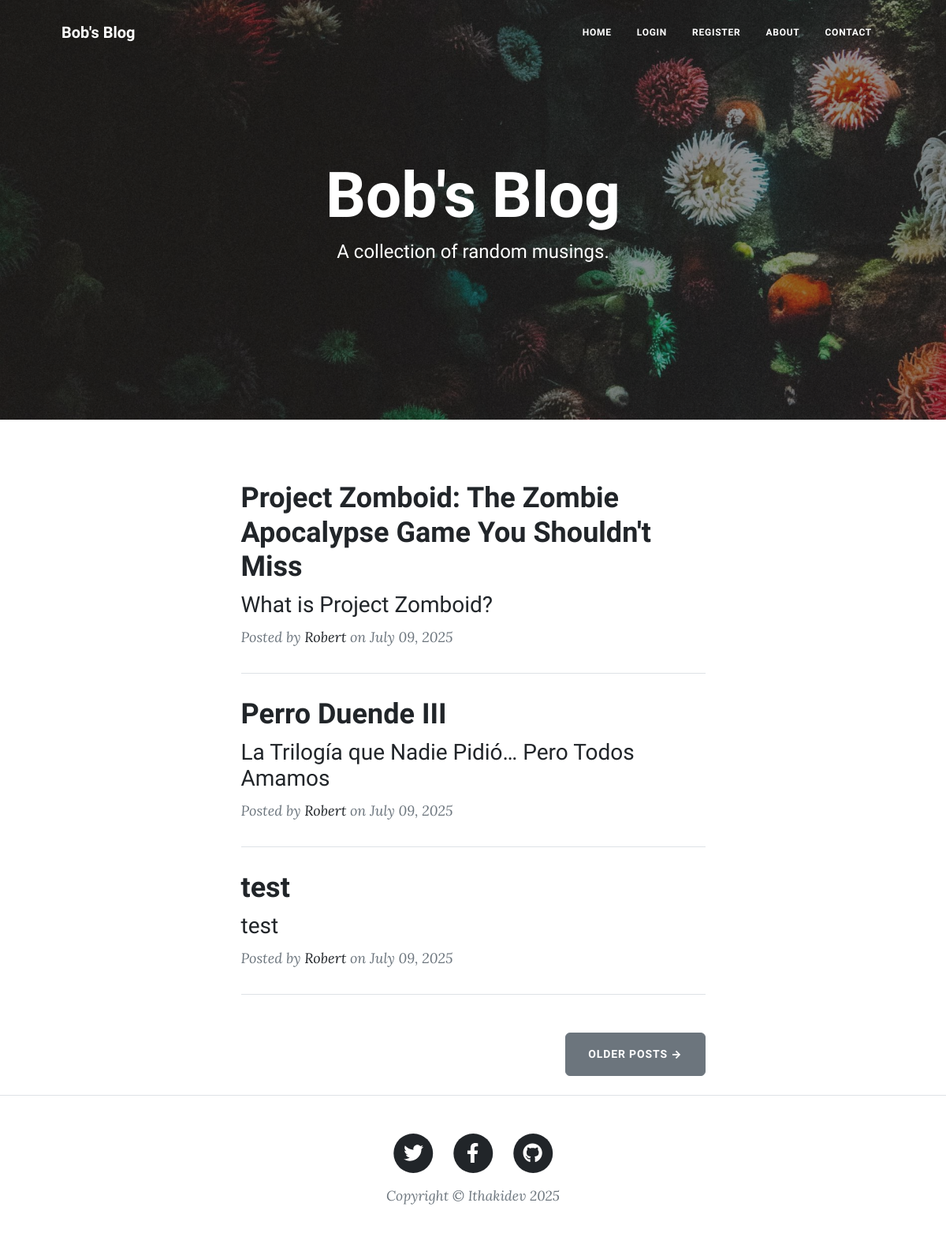
The page / on the database its author committed.
### main.py (models this page shows)
class BlogPost(db.Model):
    __tablename__ = "blog_posts"
    id: Mapped[int] = mapped_column(Integer, primary_key=True)
    title: Mapped[str] = mapped_column(String(250), unique=True, nullable=False)
    subtitle: Mapped[str] = mapped_column(String(250), nullable=False)
    date: Mapped[str] = mapped_column(String(250), nullable=False)
    body: Mapped[str] = mapped_column(Text, nullable=False)
    author: Mapped[str] = mapped_column(String(250), nullable=False)
    img_url: Mapped[str] = mapped_column(String(250), nullable=False)
    author_id: Mapped[int] = mapped_column(Integer, db.ForeignKey('users.id'))
    author_user: Mapped["User"] = relationship("User", back_populates="posts")
    comments: Mapped[list["Comments"]] = relationship("Comments", back_populates="post", cascade="all, delete-orphan")

### main.py (the view)
@app.route('/')
def get_all_posts():
    result = db.session.execute(db.select(BlogPost))
    posts = result.scalars().all()
    return render_template("index.html", all_posts=posts)

### main.py (called while the page is built)
@app.context_processor
def inject_global_vars():
    return {
        'current_year': date.today().year,
        'current_date': date.today(),
        'app_name': 'My Blog'
    }

### templates/index.html (shortened to what this page needs)
{% include "header.html" %}
<header
  class="masthead"
  style="background-image: url('../static/assets/img/home-bg.jpg')"
>
  <div class="container position-relative px-4 px-lg-5">
    <div class="row gx-4 gx-lg-5 justify-content-center">
      <div class="col-md-10 col-lg-8 col-xl-7">
        <div class="site-heading">
          <h1>Bob's Blog</h1>
          <span class="subheading">A collection of random musings.</span>
        </div>
      </div>
    </div>
  </div>
</header>
<div class="container px-4 px-lg-5">
  <div class="row gx-4 gx-lg-5 justify-content-center">
    <div class="col-md-10 col-lg-8 col-xl-7">
      {% for post in all_posts %}
      <div class="post-preview">
        <a href="{{ url_for('show_post', post_id=post.id) }}">
          <h2 class="post-title">{{ post.title }}</h2>
          <h3 class="post-subtitle">{{ post.subtitle }}</h3>
        </a>
        <p class="post-meta">
          Posted by
          <a href="#">{{post.author}}</a>
          on {{post.date}}
        </p>
      </div>
      <hr class="my-4" />
      {% endfor %}
      <div class="d-flex justify-content-end mb-4">
        <a class="btn btn-secondary text-uppercase" href="#!">Older Posts →</a>
      </div>
    </div>
  </div>
</div>
{% include "footer.html" %}

### templates/header.html (shortened to what this page needs)
<!DOCTYPE html>
<html lang="en">
  <head>
    {% block styles %}
    {{ bootstrap.load_css() }}
    <link
      href="{{ url_for('static', filename='css/styles.css') }}"
      rel="stylesheet"
    />
    {% endblock %}
  </head>
  <body>
    <nav class="navbar navbar-expand-lg navbar-light" id="mainNav">
      <div class="container px-4 px-lg-5">
        <a class="navbar-brand" href="/">Bob's Blog</a>
        <div class="collapse navbar-collapse" id="navbarResponsive">
          <ul class="navbar-nav ms-auto py-4 py-lg-0">
            <li class="nav-item">
              <a
                class="nav-link px-lg-3 py-3 py-lg-4"
                href="{{ url_for('get_all_posts') }}"
                >Home</a
              >
            </li>
            <li class="nav-item">
              {% if current_user.is_authenticated %}
                <a
                  class="nav-link px-lg-3 py-3 py-lg-4"
                  href="{{ url_for('logout') }}"
                  >Log Out</a
                >
              {% else %}
                <a
                  class="nav-link px-lg-3 py-3 py-lg-4"
                  href="{{ url_for('login') }}"
                  >Login</a
                >
                <li class="nav-item">
              <a
                class="nav-link px-lg-3 py-3 py-lg-4"
                href="{{ url_for('register') }}"
                >Register</a
              >
            </li>
            <li class="nav-item">
              <a
                class="nav-link px-lg-3 py-3 py-lg-4"
                href="{{ url_for('about') }}"
                >About</a
              >
            </li>
            <li class="nav-item">
              <a
                class="nav-link px-lg-3 py-3 py-lg-4"
                href="{{ url_for('contact') }}"
                >Contact</a
              >
              {% endif %}
            </li>
          </ul>
        </div>
      </div>
    </nav>
  </body>
</html>

### templates/footer.html (shortened to what this page needs)
        <footer class="border-top">
          <div class="container px-4 px-lg-5">
              <div class="row gx-4 gx-lg-5 justify-content-center">
                  <div class="col-md-10 col-lg-8 col-xl-7">
                      <ul class="list-inline text-center">
                          <li class="list-inline-item">
                              <a href="#!">
                                  <span class="fa-stack fa-lg">
                                      <i class="fas fa-circle fa-stack-2x"></i>
                                      <i class="fab fa-twitter fa-stack-1x fa-inverse"></i>
                                  </span>
                              </a>
                          </li>
                          <li class="list-inline-item">
                              <a href="#!">
                                  <span class="fa-stack fa-lg">
                                      <i class="fas fa-circle fa-stack-2x"></i>
                                      <i class="fab fa-facebook-f fa-stack-1x fa-inverse"></i>
                                  </span>
                              </a>
                          </li>
                          <li class="list-inline-item">
                              <a href="#!">
                                  <span class="fa-stack fa-lg">
                                      <i class="fas fa-circle fa-stack-2x"></i>
                                      <i class="fab fa-github fa-stack-1x fa-inverse"></i>
                                  </span>
                              </a>
                          </li>
                      </ul>
                      <div class="small text-center text-muted fst-italic">Copyright &copy; Ithakidev {{ current_year }}</div>
                  </div>
              </div>
          </div>
      </footer>
  </body>
</html>

### rows shown on the page
BlogPost: title "Project Zomboid: The Zombie Apocalypse Game You Shouldn't Miss", subtitle "What is Project Zomboid?", author "Robert", date "July 09, 2025"
BlogPost: title "Perro Duende III", subtitle "La Trilogía que Nadie Pidió… Pero Todos Amamos", author "Robert", date "July 09, 2025"
BlogPost: title "test", subtitle "test", author "Robert", date "July 09, 2025"
